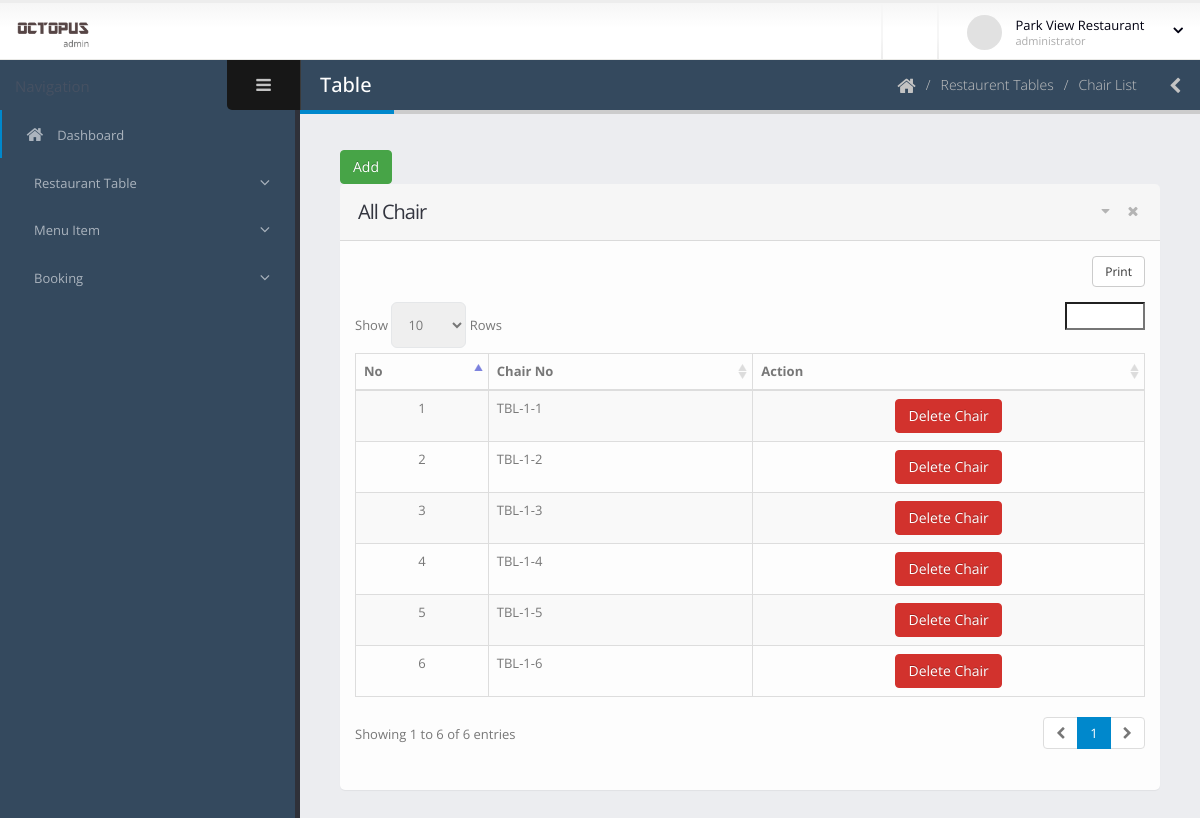
Page /dashboard/view-chair-list.php?table_id=3 (signed in) on the committed database.
### tables this page shows
CREATE TABLE `restaurant_chair` (
  `id` int(11) NOT NULL,
  `tbl_id` int(11) DEFAULT NULL,
  `chair_no` varchar(30) DEFAULT NULL
);

### dashboard/view-chair-list.php (the view, shortened to what this page needs)
<?php include 'template/header.php';
?>
	<body>
		<section class="body">
			<?php include 'template/top-bar.php'; ?>
			<div class="inner-wrapper">
				<?php include 'template/left-bar.php'; ?>
				<section role="main" class="content-body">
					<header class="page-header">
						<h2>Table</h2>
						<div class="right-wrapper pull-right">
							<ol class="breadcrumbs">
								<li>
									<a href="index.php">
										<i class="fa fa-home"></i>
									</a>
								</li>
								<li><span>Restaurent Tables</span></li>
								<li><span>Chair List</span></li>
							</ol>
							<a class="sidebar-right-toggle" data-open="sidebar-right"><i class="fa fa-chevron-left"></i></a>
						</div>
					</header>
						<section class="panel">
							<a href="#exampleModal" class="btn btn-success"  data-toggle="modal" >Add</a>
							<header class="panel-heading">
								<div class="panel-actions">
									<a href="#" class="fa fa-caret-down"></a>
									<a href="#" class="fa fa-times"></a>
								</div>
								<h2 class="panel-title">All Chair</h2>
							</header>
							<div class="panel-body">
								<table class="table table-bordered table-striped mb-none" id="datatable-tabletools" data-swf-path="assets/vendor/jquery-datatables/extras/TableTools/swf/copy_csv_xls_pdf.swf">
									<thead>
										<tr>
											<th>No</th>
											<th>Chair No</th>
											<th class="hidden-phone">Action</th>
										</tr>
									</thead>
									<tbody>
										<?php
										$count = 1;
										$con = connect();
										$tbl_id = $_GET['table_id'];
										$sql = "SELECT * FROM `restaurant_chair` WHERE tbl_id = '$tbl_id' ;";
										$result = $con->query($sql);
										foreach ($result as $r) {
										?>
										<tr class="gradeX">
											<td class="center hidden-phone"><?php echo $count; ?></td>
											<td><?php echo $r['chair_no']; ?></td>
											<td class="center hidden-phone">
												<a href="delete-chair.php?chair_id=<?php echo $r['id'];?>&tbl_id=<?php echo $tbl_id;?>" class="btn btn-danger"  onclick="if (!Done()) return false; ">Delete Chair</a>
											</td>
										</tr>
										<?php $count++; } ?>
									</tbody>
								</table>
							</div>
						</section>
				</section>
			</div>
		</section>
	</body>
</html>

### dashboard/assets/stylesheets/skins/default.css (style rules this page uses)
a, .btn-link { color: #0088cc; }
body .btn-success { color: #ffffff; text-shadow: 0 -1px 0 rgba(0, 0, 0, 0.25); background-color: #47a447; border-color: #47a447; }
body .btn-danger { color: #ffffff; text-shadow: 0 -1px 0 rgba(0, 0, 0, 0.25); background-color: #d2322d; border-color: #d2322d; }
.page-header h2 { border-bottom-color: #0088cc; }

### rows in the picture
restaurant_chair: chair_no "TBL-1-1"
restaurant_chair: chair_no "TBL-1-2"
restaurant_chair: chair_no "TBL-1-3"
restaurant_chair: chair_no "TBL-1-4"
restaurant_chair: chair_no "TBL-1-5"
restaurant_chair: chair_no "TBL-1-6"

### other values in the picture
$_SESSION['name'] "Park View Restaurant"
